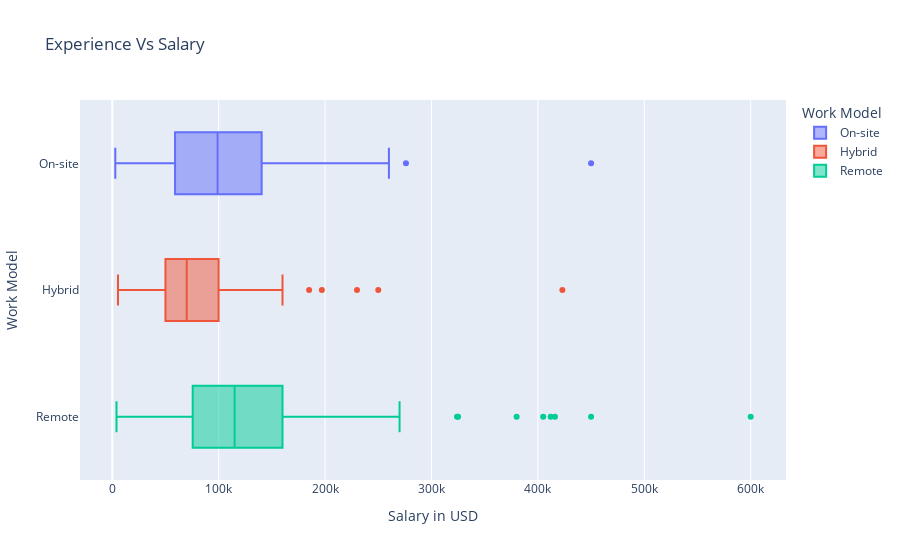

Notebook code for this chart:
### Code cell
px.box(
    data_frame=df,
    x="salary_in_usd",
    y="remote_ratio",
    labels = {"remote_ratio": "Work Model", "salary_in_usd": "Salary in USD"},
    color="remote_ratio",
    title = "Experience Vs Salary",
)

### Figure 1 — Plotly figure (JSON) as saved in the notebook; plotly's stock layout.template omitted (floating-point values rounded to 4 significant figures; data arrays with more than 128 entries replaced by an {"elided": "..."} marker saying what was removed)
{"data": [{"alignmentgroup": "True", "hovertemplate": "Work Model=%{y}<br>Salary in USD=%{x}<extra></extra>", "legendgroup": "On-site", "marker": {"color": "#636efa"}, "name": "On-site", "notched": false, "offsetgroup": "On-site", "orientation": "h", "showlegend": true, "type": "box", "x": [79833, 260000, 20000, 51321, 40481, 39916, 43331, 98000, 115000, 33511, 450000, 50180, 6072, 49268, 91237, 276000, 75000, 62000, 73000, 110037, 9466, 100000, 220000, 240000, 150000, 168000, 85000, 250000, 2859, 22611, 26005, 18000, 12901, 165000, 20000, 120000, 5882, 33808, 135000, 110000, 4000, 12103, 141846, 66265, 93150, 111775, 18907, 76833, 100000, 130000, 90000, 117789, 104702, 99000, 116000, 106260, 126500, 65438, 39263, 78526, 52351, 181940, 132320, 220110, 160080, 180000, 120000, 108800, 95550, 113000, 78526, 65438, 150000, 160000, 136000, 58000, 189650, 164996, 54957, 54957, 132000, 164000, 124333, 98158, 120000, 117789, 115934, 81666, 98158, 58000, 71982, 45807, 63900, 180000, 80000, 82900, 140400, 189650, 164996, 215300, 125000, 87932, 183228, 91614, 64849, 20000, 122346, 85000, 75000, 141300, 102100, 206699, 99100, 205300, 140400, 70500, 205300, 140400, 205300, 184700, 54000, 65438, 45807, 99000, 67000, 52000, 129000], "x0": " ", "xaxis": "x", "y": ["On-site", "On-site", "On-site", "On-site", "On-site", "On-site", "On-site", "On-site", "On-site", "On-site", "On-site", "On-site", "On-site", "On-site", "On-site", "On-site", "On-site", "On-site", "On-site", "On-site", "On-site", "On-site", "On-site", "On-site", "On-site", "On-site", "On-site", "On-site", "On-site", "On-site", "On-site", "On-site", "On-site", "On-site", "On-site", "On-site", "On-site", "On-site", "On-site", "On-site", "On-site", "On-site", "On-site", "On-site", "On-site", "On-site", "On-site", "On-site", "On-site", "On-site", "On-site", "On-site", "On-site", "On-site", "On-site", "On-site", "On-site", "On-site", "On-site", "On-site", "On-site", "On-site", "On-site", "On-site", "On-site", "On-site", "On-site", "On-site", "On-site", "On-site", "On-site", "On-site", "On-site", "On-site", "On-site", "On-site", "On-site", "On-site", "On-site", "On-site", "On-site", "On-site", "On-site", "On-site", "On-site", "On-site", "On-site", "On-site", "On-site", "On-site", "On-site", "On-site", "On-site", "On-site", "On-site", "On-site", "On-site", "On-site", "On-site", "On-site", "On-site", "On-site", "On-site", "On-site", "On-site", "On-site", "On-site", "On-site", "On-site", "On-site", "On-site", "On-site", "On-site", "On-site", "On-site", "On-site", "On-site", "On-site", "On-site", "On-site", "On-site", "On-site", "On-site", "On-site", "On-site", "On-site", "On-site"], "y0": " ", "yaxis": "y"}, {"alignmentgroup": "True", "hovertemplate": "Work Model=%{y}<br>Salary in USD=%{x}<extra></extra>", "legendgroup": "Hybrid", "marker": {"color": "#EF553B"}, "name": "Hybrid", "notched": false, "offsetgroup": "Hybrid", "orientation": "h", "showlegend": true, "type": "box", "x": [109024, 150000, 35735, 125000, 8000, 5707, 47899, 42000, 117104, 46759, 74130, 250000, 79833, 112872, 70139, 45896, 120000, 21669, 62726, 62726, 42197, 82528, 53192, 5409, 54238, 59102, 29751, 89294, 36259, 51519, 94564, 60000, 10354, 120000, 40570, 100000, 49646, 63711, 77364, 82744, 62649, 127221, 423000, 230000, 28369, 63831, 130026, 55000, 60757, 81000, 90734, 61896, 12000, 76833, 74000, 21844, 96113, 147000, 54094, 61467, 24823, 56738, 66022, 24823, 28609, 90734, 116914, 56256, 88654, 21637, 72212, 36643, 96282, 115000, 99703, 185000, 130000, 63831, 160000, 65013, 77684, 58000, 20171, 69999, 94665, 109000, 51064, 79039, 196979, 37236, 58255, 100000, 54957, 144000, 100000, 153000, 93427, 86703, 70912], "x0": " ", "xaxis": "x", "y": ["Hybrid", "Hybrid", "Hybrid", "Hybrid", "Hybrid", "Hybrid", "Hybrid", "Hybrid", "Hybrid", "Hybrid", "Hybrid", "Hybrid", "Hybrid", "Hybrid", "Hybrid", "Hybrid", "Hybrid", "Hybrid", "Hybrid", "Hybrid", "Hybrid", "Hybrid", "Hybrid", "Hybrid", "Hybrid", "Hybrid", "Hybrid", "Hybrid", "Hybrid", "Hybrid", "Hybrid", "Hybrid", "Hybrid", "Hybrid", "Hybrid", "Hybrid", "Hybrid", "Hybrid", "Hybrid", "Hybrid", "Hybrid", "Hybrid", "Hybrid", "Hybrid", "Hybrid", "Hybrid", "Hybrid", "Hybrid", "Hybrid", "Hybrid", "Hybrid", "Hybrid", "Hybrid", "Hybrid", "Hybrid", "Hybrid", "Hybrid", "Hybrid", "Hybrid", "Hybrid", "Hybrid", "Hybrid", "Hybrid", "Hybrid", "Hybrid", "Hybrid", "Hybrid", "Hybrid", "Hybrid", "Hybrid", "Hybrid", "Hybrid", "Hybrid", "Hybrid", "Hybrid", "Hybrid", "Hybrid", "Hybrid", "Hybrid", "Hybrid", "Hybrid", "Hybrid", "Hybrid", "Hybrid", "Hybrid", "Hybrid", "Hybrid", "Hybrid", "Hybrid", "Hybrid", "Hybrid", "Hybrid", "Hybrid", "Hybrid", "Hybrid", "Hybrid", "Hybrid", "Hybrid", "Hybrid"], "y0": " ", "yaxis": "y"}, {"alignmentgroup": "True", "hovertemplate": "Work Model=%{y}<br>Salary in USD=%{x}<extra></extra>", "legendgroup": "Remote", "marker": {"color": "#00cc96"}, "name": "Remote", "notched": false, "offsetgroup": "Remote", "orientation": "h", "showlegend": true, "type": "box", "x": {"elided": "381 int values"}, "x0": " ", "xaxis": "x", "y": {"elided": "381 str values"}, "y0": " ", "yaxis": "y"}], "layout": {"boxmode": "overlay", "legend": {"title": {"text": "Work Model"}, "tracegroupgap": 0}, "title": {"text": "Experience Vs Salary"}, "xaxis": {"anchor": "y", "domain": [0, 1], "title": {"text": "Salary in USD"}}, "yaxis": {"anchor": "x", "categoryarray": ["Remote", "Hybrid", "On-site"], "categoryorder": "array", "domain": [0, 1], "title": {"text": "Work Model"}}}}
